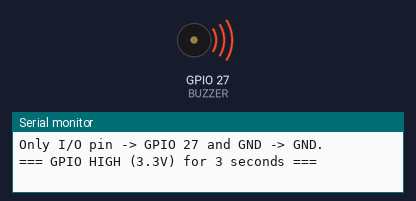
This sketch was run on a simulated ESP32. Shown: buzzer (waves = sounding, pin HIGH), the last lines printed to the serial monitor.

Above: at 4.0 s.
At 7.0 s:
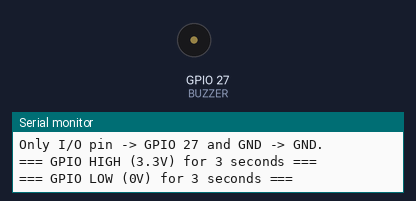
Timing chart, 0 to 10.3 s (numbered marks = the images above):
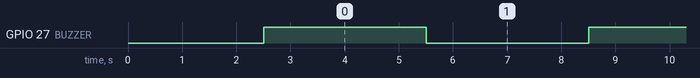

The sketch:

buzzer_polarity_test.ino
```cpp
// Test 2: Buzzer wired with VCC FLOATING (disconnected).
// Only I/O -> GPIO 27 and GND -> ESP32 GND.
// Tells us if GPIO 27 alone can both power AND control the buzzer.

#define BUZZER 27

void setup() {
  Serial.begin(115200);
  delay(500);
  pinMode(BUZZER, OUTPUT);
  digitalWrite(BUZZER, LOW);
  Serial.println("Buzzer test starting. VCC should be DISCONNECTED.");
  Serial.println("Only I/O pin -> GPIO 27 and GND -> GND.");
  delay(2000);
}

void loop() {
  Serial.println("=== GPIO HIGH (3.3V) for 3 seconds ===");
  digitalWrite(BUZZER, HIGH);
  delay(3000);

  Serial.println("=== GPIO LOW (0V) for 3 seconds ===");
  digitalWrite(BUZZER, LOW);
  delay(3000);
}
```

Measured:
- by itself, GPIO 27 (BUZZER): alternates HIGH for 3.0 s and LOW for 3.0 s
